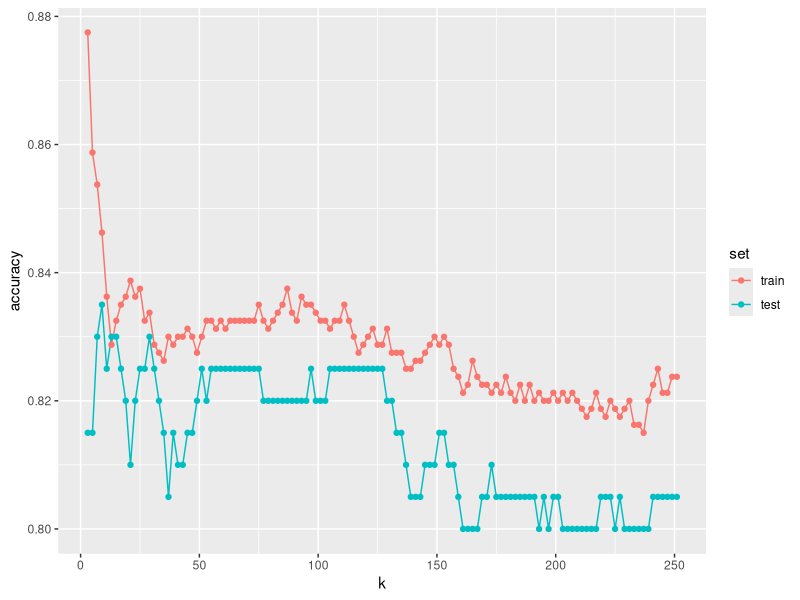

Here is the R script that generated this plot:
# Load necessary libraries
library(tidyverse)   # Data manipulation and visualization
library(caret)       # Machine learning functions
library(dslabs)      # Dataset with the MNIST data
library(purrr)       # For functional programming tools



#### 1. Set Range for k

# Define a sequence of values for k
ks <- seq(3, 251, 2)



#### 2. Compute Accuracies

# Calculate accuracy for each k value in the sequence
accuracy <- map_df(ks, function(k) {
  
  # Fit a kNN model to the training data with the specified k
  fit <- knn3(y ~ ., data = mnist_27$train, k = k)
  
  # Predict the training set using the fitted model
  y_hat <- predict(fit, mnist_27$train, type = "class")
  
  # Compute the confusion matrix for the training set predictions
  cm_train <- confusionMatrix(y_hat, mnist_27$train$y)
  
  # Extract the accuracy from the training set confusion matrix
  train_error <- cm_train$overall["Accuracy"]
  
  # Predict the test set using the same fitted model
  y_hat <- predict(fit, mnist_27$test, type = "class")
  
  # Compute the confusion matrix for the test set predictions
  cm_test <- confusionMatrix(y_hat, mnist_27$test$y)
  
  # Extract the accuracy from the test set confusion matrix
  test_error <- cm_test$overall["Accuracy"]
  
  # Return a tibble containing the training and test accuracies
  tibble(train = train_error, test = test_error)
})



#### 3. Visualize Performance

# Add the k values to the accuracy tibble and reshape data for plotting
accuracy %>%
  mutate(k = ks) %>% # Add the k values as a new column
  gather(set, accuracy, -k) %>% # Convert data from wide to long format
  mutate(set = factor(set, levels = c("train", "test"))) %>% # Reorder factor levels
  ggplot(aes(k, accuracy, color = set)) + # Create a ggplot with k on x-axis and accuracy on y-axis
  geom_line() + # Add lines connecting points
  geom_point() # Add points to indicate exact accuracy values



#### 4. Identify Optimal k

# Identify the k value that gives the highest test set accuracy
ks[which.max(accuracy$test)]

# Find the maximum test set accuracy
max(accuracy$test)
